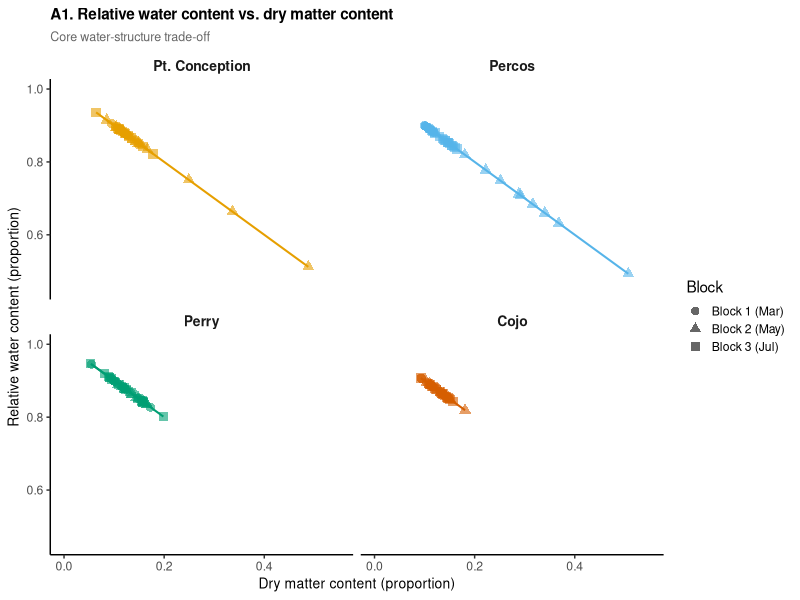
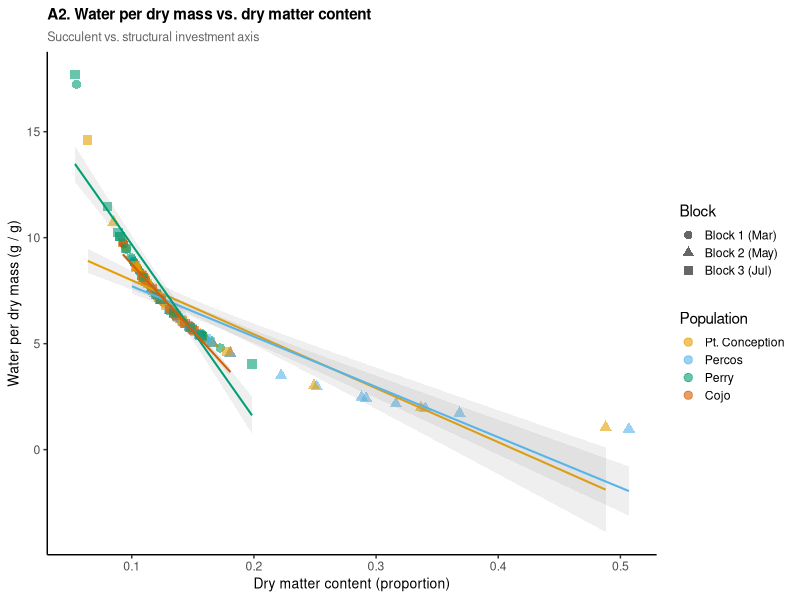
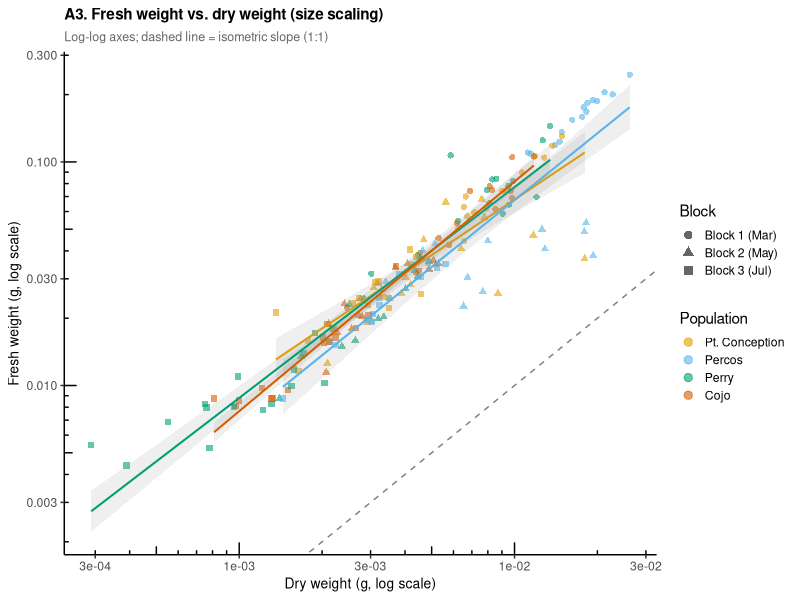
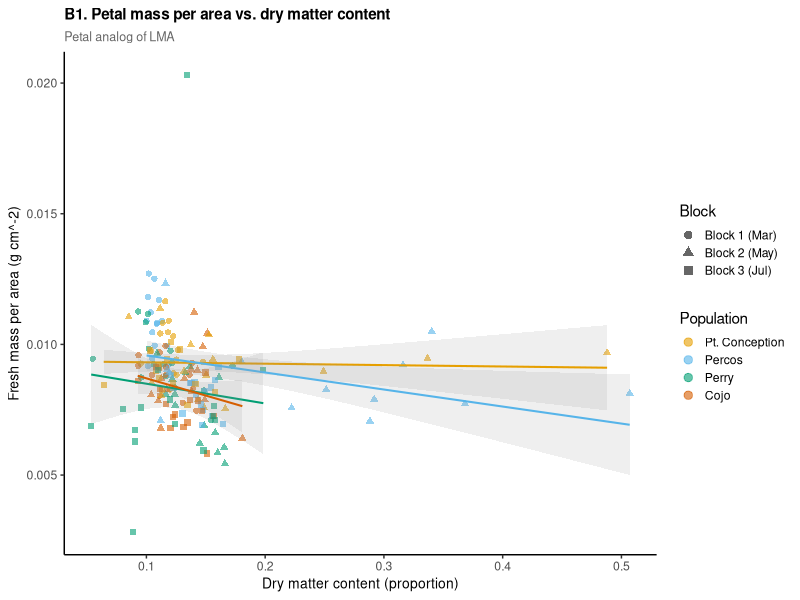
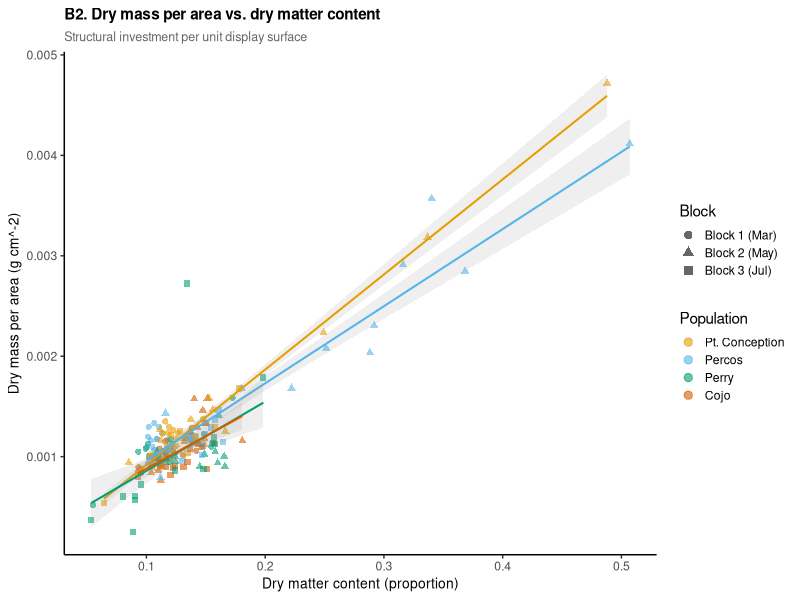
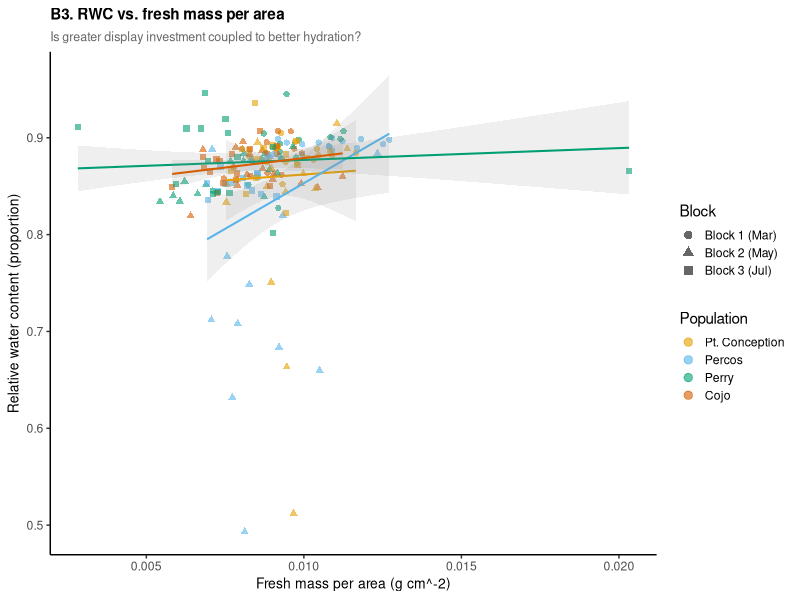
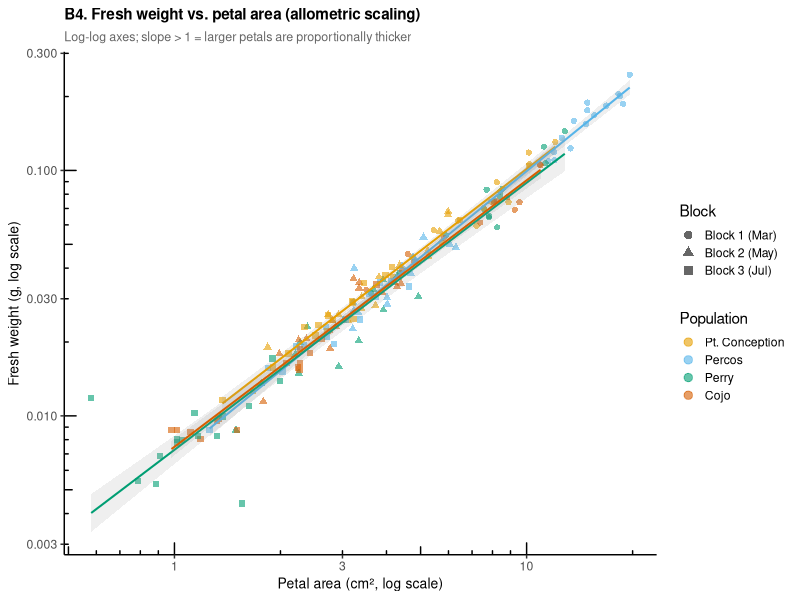
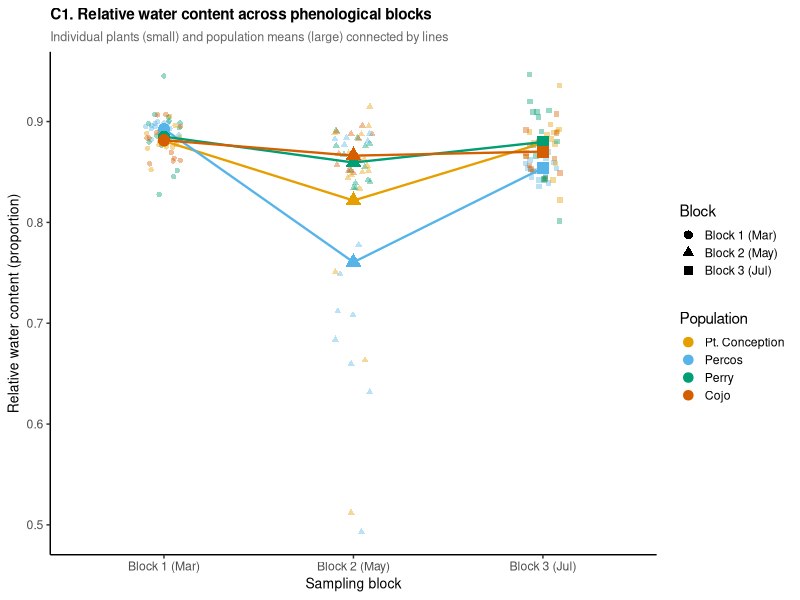

These charts were generated, in order, by the following R code:
## ---- chunk 1
library(readr)
library(dplyr)
library(tidyr)
library(lubridate)
library(ggplot2)
## ---- chunk 2
# ------------------------------------------------------------
# DATA FILE
# Decision: use data/processed/petal_area_master.csv, the
# integrated weight + hand-area + segmented-area table (built by
# scripts/07-13), instead of the old raw petal_weight_2025.csv.
# Master carries one row per petal rather than one row per plant,
# because scripts/09-11 split out per-petal area measurements for
# the 4-petals-per-image buckets. We collapse back to one row per
# plant/date by keeping only "petal 1" -- the petal that was
# actually weighed. Where petal_number is blank on a "petal" row,
# that row predates the per-petal split and IS the one weighed
# petal for that plant, so it is identified as petal 1.
# Edge case: 2025-05-22 Cojo plant 1 has two such blank "petal"
# rows), so both become
# petal_number 1 here. This doesn't create a
# duplicate below: one of the two is missing dry_wgt and gets
# dropped by this chunk's own missing-data filter, leaving one.
# ------------------------------------------------------------
petal_master <- read_csv("../data/processed/petal_area_master.csv",
                         show_col_types = FALSE)

petal_raw <- petal_master |>
  mutate(petal_number = if_else(petal_flower == "petal" & is.na(petal_number),
                                1, petal_number)) |>
  filter(petal_flower != "petal" | petal_number == 1) |>
  rename(wet_wgt = wet_wgt_g, dry_wgt = dry_wgt_g)

# ------------------------------------------------------------
# AREA COLUMN
# Decision: assumed column name is "area_cm2". If your column
# is named differently (e.g. "petal_area"), change it here.
# All area-derived traits are computed only if this column
# exists; plots that need it are skipped silently if absent.
# ------------------------------------------------------------
area_col <- "area_cm2"
has_area <- area_col %in% names(petal_raw)

petal_data <- petal_raw |>
  # ----------------------------------------------------------
  # OUTLIER REMOVAL
  # Decision: retain the exclusion present in all three old
  # scripts. Cojo plant 1 block 1 was flagged; reason not
  # documented in scripts but consistent across all versions.
  # ----------------------------------------------------------
  filter(!(population == "Cojo" & plant == 1 & block == "1")) |>

  # ----------------------------------------------------------
  # RECORD TYPE FILTER
  # Decision: keep petals only. The raw file contains both
  # petal and whole-flower records; mixing them would corrupt
  # weight-based trait calculations.
  # ----------------------------------------------------------
  filter(petal_flower == "petal") |>

  # ----------------------------------------------------------
  # TYPE COERCION
  # Decision: coerce date, block, population, and weights
  # explicitly rather than relying on read_csv inference.
  # Block is a factor so ggplot shape mapping works cleanly.
  # petal_area_master.csv's date format isn't stable across
  # pipeline reruns (seen as both ISO YYYY-MM-DD and M/D/YY) --
  # try both rather than assuming one.
  # ----------------------------------------------------------
  mutate(
    date       = coalesce(ymd(date, quiet = TRUE), mdy(date, quiet = TRUE)),
    block      = factor(block, levels = c("1", "2", "3"),
                        labels = c("Block 1 (Mar)", "Block 2 (May)", "Block 3 (Jul)")),
    population = factor(population,
                        levels = c("Pt. Conception", "Percos", "Perry", "Cojo")),
    wet_wgt    = as.numeric(wet_wgt),
    dry_wgt    = as.numeric(dry_wgt)
  ) |>

  # ----------------------------------------------------------
  # IMPOSSIBLE-VALUE FILTER
  # Decision: remove rows where either weight is missing, zero,
  # or negative. A dry weight exceeding wet weight is physically
  # impossible and indicates a data entry or labelling error;
  # those rows are also removed. All exclusions are counted
  # below so you know how many rows were affected.
  # ----------------------------------------------------------
  filter(
    !is.na(wet_wgt), !is.na(dry_wgt),
    wet_wgt > 0, dry_wgt > 0,
    dry_wgt < wet_wgt          # dry must be less than fresh
  ) |>

  # ----------------------------------------------------------
  # CORE TRAIT CALCULATIONS
  # Decision: compute on raw proportion scale (not logit).
  # Logit is useful for modelling but obscures interpretation
  # in exploratory XY plots. RWC and DMC sum to 1 by definition
  # so only one needs to be plotted against the other -- both
  # are retained for flexibility.
  # ----------------------------------------------------------
  mutate(
    rwc              = (wet_wgt - dry_wgt) / wet_wgt,  # 0-1
    dmc              = dry_wgt / wet_wgt,               # 0-1
    water_per_dm     = (wet_wgt - dry_wgt) / dry_wgt,  # g water / g dry

    # ----------------------------------------------------------
    # AREA-DERIVED TRAITS
    # Decision: compute only when area column is present.
    # Units: weights in g -> mass per area in g cm^-2.
    # If weights are in g, multiply by 1000 here.
    # ----------------------------------------------------------
    fresh_per_area   = if (has_area) wet_wgt / .data[[area_col]] else NA_real_,
    dry_per_area     = if (has_area) dry_wgt / .data[[area_col]] else NA_real_,
    water_per_area   = if (has_area) (wet_wgt - dry_wgt) / .data[[area_col]] else NA_real_,

    # Coastal / inland grouping for optional faceting
    location_type = case_when(
      population %in% c("Percos", "Pt. Conception") ~ "Coastal",
      population %in% c("Cojo",   "Perry")           ~ "Inland",
      TRUE                                           ~ NA_character_
    )
  )

# Report how many rows survived cleaning
message(sprintf("Rows after cleaning: %d", nrow(petal_data)))
## ---- chunk 3
# ------------------------------------------------------------
# SHARED PLOT THEME AND PALETTE
# Decision: Okabe-Ito palette — colorblind-safe, 4 colors for
# 4 populations. Named so the mapping is explicit and identical
# across every plot regardless of factor level order.
# Decision: population = color (primary grouping),
#           block      = point shape (secondary, 3 levels ->
#                        circle / triangle / square).
# Decision: geom_smooth per population with lm + se shading.
#   This shows whether slopes differ across populations, which
#   is the key biological question. A single pooled line would
#   hide that variation.
# ------------------------------------------------------------

pop_colors <- c(
  "Pt. Conception" = "#E69F00",
  "Percos"         = "#56B4E9",
  "Perry"          = "#009E73",
  "Cojo"           = "#D55E00"
)

block_shapes <- c(
  "Block 1 (Mar)" = 16,   # filled circle
  "Block 2 (May)" = 17,   # filled triangle
  "Block 3 (Jul)" = 15    # filled square
)

base_theme <- theme_classic(base_size = 11) +
  theme(
    legend.position   = "right",
    legend.key.size   = unit(0.45, "cm"),
    strip.background  = element_blank(),
    strip.text        = element_text(face = "italic"),
    axis.title        = element_text(size = 10),
    plot.title        = element_text(size = 11, face = "bold"),
    plot.subtitle     = element_text(size = 9, color = "grey40")
  )

# Convenience wrapper: adds color + shape scales to every plot
pop_scales <- list(
  scale_color_manual(values = pop_colors, name = "Population"),
  scale_shape_manual(values = block_shapes, name = "Block"),
  guides(
    color = guide_legend(override.aes = list(size = 2.5, linetype = 0)),
    shape = guide_legend(override.aes = list(size = 2.5))
  )
)
## ---- chunk 4

ggplot(petal_data, aes(x = dmc, y = rwc,
                       color = population, shape = block)) +
  geom_point(alpha = 0.6, size = 2.8) +
  geom_smooth(aes(fill = population),
              method = "lm", se = TRUE, linewidth = 0.7,
              alpha = 0.15, show.legend = FALSE) +
  facet_wrap(~ population, nrow = 2, ncol = 2) +
  scale_color_manual(values = pop_colors, guide = "none") +
  scale_fill_manual(values = pop_colors, guide = "none") +
  scale_shape_manual(values = block_shapes, name = "Block") +
  guides(shape = guide_legend(override.aes = list(size = 2.5))) +
  coord_cartesian(xlim = c(0, 0.55), ylim = c(0.45, 1.0)) +
  labs(
    title    = "A1. Relative water content vs. dry matter content",
    subtitle = "Core water-structure trade-off",
    x        = "Dry matter content (proportion)",
    y        = "Relative water content (proportion)"
  ) +
  base_theme +
  theme(
    strip.text = element_text(size = 10, face = "bold")
  )
## ---- chunk 5

ggplot(petal_data, aes(x = dmc, y = water_per_dm,
                       color = population, shape = block)) +
  geom_point(alpha = 0.6, size = 2.8) +
  geom_smooth(aes(group = population, color = population),
              method = "lm", se = TRUE, linewidth = 0.7,
              alpha = 0.15, show.legend = FALSE) +
  pop_scales +
  labs(
    title    = "A2. Water per dry mass vs. dry matter content",
    subtitle = "Succulent vs. structural investment axis",
    x        = "Dry matter content (proportion)",
    y        = "Water per dry mass (g / g)"
  ) +
  base_theme
## ---- chunk 6

ggplot(petal_data, aes(x = dry_wgt, y = wet_wgt,
                       color = population, shape = block)) +
  geom_point(alpha = 0.6, size = 1.8) +
  geom_smooth(aes(group = population, color = population),
              method = "lm", se = TRUE, linewidth = 0.7,
              alpha = 0.15, show.legend = FALSE) +
  geom_abline(slope = 1, intercept = 0,
              linetype = "dashed", color = "grey50", linewidth = 0.5) +
  scale_x_log10() +
  scale_y_log10() +
  annotation_logticks(sides = "bl", size = 0.3) +
  pop_scales +
  labs(
    title    = "A3. Fresh weight vs. dry weight (size scaling)",
    subtitle = "Log-log axes; dashed line = isometric slope (1:1)",
    x        = "Dry weight (g, log scale)",
    y        = "Fresh weight (g, log scale)"
  ) +
  base_theme

slope_table <- petal_data |>
  group_by(population) |>
  summarise(
    n      = n(),
    slope  = lm(log10(wet_wgt) ~ log10(dry_wgt))$coefficients[2],
    r2     = summary(lm(log10(wet_wgt) ~ log10(dry_wgt)))$r.squared,
    .groups = "drop"
  ) |>
  mutate(
    slope = round(slope, 3),
    r2    = round(r2,    3)
  )

knitr::kable(
  slope_table,
  col.names = c("Population", "n", "Slope", "R²"),
)
## ---- chunk 7
# Soft skip: if no area column, print a note and set a flag
# that suppresses the following chunks.
if (!has_area) {
  cat(sprintf(
    "NOTE: column '%s' not found in data. Section B plots are skipped.\n",
    area_col
  ))
}
## ---- chunk 8

ggplot(petal_data, aes(x = dmc, y = fresh_per_area,
                       color = population, shape = block)) +
  geom_point(alpha = 0.6, size = 1.8) +
  geom_smooth(aes(group = population, color = population),
              method = "lm", se = TRUE, linewidth = 0.7,
              alpha = 0.15, show.legend = FALSE) +
  pop_scales +
  labs(
    title    = "B1. Petal mass per area vs. dry matter content",
    subtitle = "Petal analog of LMA",
    x        = "Dry matter content (proportion)",
    y        = "Fresh mass per area (g cm^-2)"
  ) +
  base_theme
## ---- chunk 9

ggplot(petal_data, aes(x = dmc, y = dry_per_area,
                       color = population, shape = block)) +
  geom_point(alpha = 0.6, size = 1.8) +
  geom_smooth(aes(group = population, color = population),
              method = "lm", se = TRUE, linewidth = 0.7,
              alpha = 0.15, show.legend = FALSE) +
  pop_scales +
  labs(
    title    = "B2. Dry mass per area vs. dry matter content",
    subtitle = "Structural investment per unit display surface",
    x        = "Dry matter content (proportion)",
    y        = "Dry mass per area (g cm^-2)"
  ) +
  base_theme
## ---- chunk 10

ggplot(petal_data, aes(x = fresh_per_area, y = rwc,
                       color = population, shape = block)) +
  geom_point(alpha = 0.6, size = 1.8) +
  geom_smooth(aes(group = population, color = population),
              method = "lm", se = TRUE, linewidth = 0.7,
              alpha = 0.15, show.legend = FALSE) +
  pop_scales +
  labs(
    title    = "B3. RWC vs. fresh mass per area",
    subtitle = "Is greater display investment coupled to better hydration?",
    x        = "Fresh mass per area (g cm^-2)",
    y        = "Relative water content (proportion)"
  ) +
  base_theme
## ---- chunk 11

ggplot(petal_data, aes(x = .data[[area_col]], y = wet_wgt,
                       color = population, shape = block)) +
  geom_point(alpha = 0.6, size = 1.8) +
  geom_smooth(aes(group = population, color = population),
              method = "lm", se = TRUE, linewidth = 0.7,
              alpha = 0.15, show.legend = FALSE) +
  scale_x_log10() +
  scale_y_log10() +
  annotation_logticks(sides = "bl", size = 0.3) +
  pop_scales +
  labs(
    title    = "B4. Fresh weight vs. petal area (allometric scaling)",
    subtitle = "Log-log axes; slope > 1 = larger petals are proportionally thicker",
    x        = "Petal area (cm², log scale)",
    y        = "Fresh weight (g, log scale)"
  ) +
  base_theme
## ---- chunk 12

# Compute population x block means for connecting lines
means_rwc <- petal_data |>
  group_by(population, block) |>
  summarise(rwc = mean(rwc, na.rm = TRUE), .groups = "drop")

ggplot(petal_data, aes(x = block, y = rwc, color = population)) +
  geom_jitter(aes(shape = block), width = 0.1, alpha = 0.4, size = 1.5) +
  geom_line(data = means_rwc,
            aes(group = population), linewidth = 0.8) +
  geom_point(data = means_rwc,
             aes(shape = block), size = 3.5, stroke = 0.8) +
  pop_scales +
  labs(
    title    = "C1. Relative water content across phenological blocks",
    subtitle = "Individual plants (small) and population means (large) connected by lines",
    x        = "Sampling block",
    y        = "Relative water content (proportion)"
  ) +
  base_theme
## ---- chunk 13

means_dmc <- petal_data |>
  group_by(population, block) |>
  summarise(dmc = mean(dmc, na.rm = TRUE), .groups = "drop")

ggplot(petal_data, aes(x = block, y = dmc, color = population)) +
  geom_jitter(aes(shape = block), width = 0.1, alpha = 0.4, size = 1.5) +
  geom_line(data = means_dmc,
            aes(group = population), linewidth = 0.8) +
  geom_point(data = means_dmc,
             aes(shape = block), size = 3.5, stroke = 0.8) +
  pop_scales +
  labs(
    title    = "C2. Dry matter content across phenological blocks",
    subtitle = "Individual plants (small) and population means (large) connected by lines",
    x        = "Sampling block",
    y        = "Dry matter content (proportion)"
  ) +
  base_theme
## ---- chunk 14

means_area <- petal_data |>
  group_by(population, block) |>
  summarise(area = mean(.data[[area_col]], na.rm = TRUE), .groups = "drop")

ggplot(petal_data, aes(x = block, y = .data[[area_col]], color = population)) +
  geom_jitter(aes(shape = block), width = 0.1, alpha = 0.4, size = 1.5) +
  geom_line(data = means_area,
            aes(y = area, group = population), linewidth = 0.8) +
  geom_point(data = means_area,
             aes(y = area, shape = block), size = 3.5, stroke = 0.8) +
  pop_scales +
  labs(
    title    = "C3. Petal area across phenological blocks",
    subtitle = "Do flowers get smaller as season progresses?",
    x        = "Sampling block",
    y        = "Petal area (cm²)"
  ) +
  base_theme
## ---- chunk 15
# ------------------------------------------------------------------
# FLAG EXTREME PERCOS RECORDS
# Decision: define "extreme" as the top 5% of DMC values within
# Percos only (rather than a fixed threshold). This adapts to
# whatever the actual data range is, and avoids hard-coding a
# number that might exclude too many or too few records.
# ------------------------------------------------------------------
percos_dmc_cutoff <- petal_data |>
  filter(population == "Percos") |>
  summarise(q95 = quantile(dmc, 0.95, na.rm = TRUE)) |>
  pull(q95)

petal_data <- petal_data |>
  mutate(
    percos_extreme = population == "Percos" & dmc >= percos_dmc_cutoff
  )

message(sprintf(
  "Percos 95th-percentile DMC cutoff: %.3f  |  n extreme records: %d",
  percos_dmc_cutoff,
  sum(petal_data$percos_extreme, na.rm = TRUE)
))
## ---- chunk 16

# Population x block means for overlay
pop_block_means <- petal_data |>
  group_by(population, block) |>
  summarise(
    dmc_mean = mean(dmc, na.rm = TRUE),
    rwc_mean = mean(rwc, na.rm = TRUE),
    .groups  = "drop"
  )

ggplot(petal_data, aes(x = dmc, y = rwc,
                       color = population, shape = population)) +
  geom_point(alpha = 0.45, size = 1.6) +
  # Population means as larger solid points
  geom_point(data = pop_block_means,
             aes(x = dmc_mean, y = rwc_mean,
                 color = population, shape = population),
             size = 4, stroke = 0.8) +
  facet_wrap(~ block, nrow = 1, scales = "fixed") +
  # Decision: use population for both color AND shape here
  # (block is on the facet axis, so shape encodes population
  # instead — makes within-panel population ID easier).
  scale_color_manual(values = pop_colors, name = "Population") +
  scale_shape_manual(
    values = c(
      "Pt. Conception" = 16,
      "Percos"         = 17,
      "Perry"          = 15,
      "Cojo"           = 18
    ),
    name = "Population"
  ) +
  labs(
    title    = "D1. RWC vs. DMC - faceted by block",
    subtitle = "Large points = population means. Fixed axes across panels.",
    x        = "Dry matter content (proportion)",
    y        = "Relative water content (proportion)"
  ) +
  base_theme +
  theme(
    strip.text      = element_text(size = 9, face = "bold"),
    legend.position = "right"
  )
## ---- chunk 17

ggplot(petal_data,
       aes(x = population, y = dmc, color = population, fill = population)) +
  geom_violin(alpha = 0.15, linewidth = 0.5, trim = TRUE) +
  geom_jitter(width = 0.12, alpha = 0.5, size = 1.2) +
  stat_summary(fun = mean, geom = "crossbar",
               width = 0.4, linewidth = 0.6,
               color = "grey20", fatten = 1) +
  facet_wrap(~ block, nrow = 1) +
  scale_color_manual(values = pop_colors, guide = "none") +
  scale_fill_manual(values  = pop_colors, guide = "none") +
  labs(
    title    = "D2. DMC distributions by population and block",
    subtitle = "Horizontal bar = mean. Long right tail in Percos = high-DMC outliers.",
    x        = NULL,
    y        = "Dry matter content (proportion)"
  ) +
  base_theme +
  theme(
    axis.text.x  = element_text(angle = 30, hjust = 1, size = 8),
    strip.text   = element_text(size = 9, face = "bold")
  )
## ---- chunk 18
# A simple count table so you know what n survived cleaning
# per population x block.
petal_data |>
  count(population, block, location_type) |>
  tidyr::pivot_wider(names_from = block, values_from = n,
                     values_fill = 0) |>
  knitr::kable(
    caption = "Sample sizes after cleaning (n plants per population x block)"
  )
